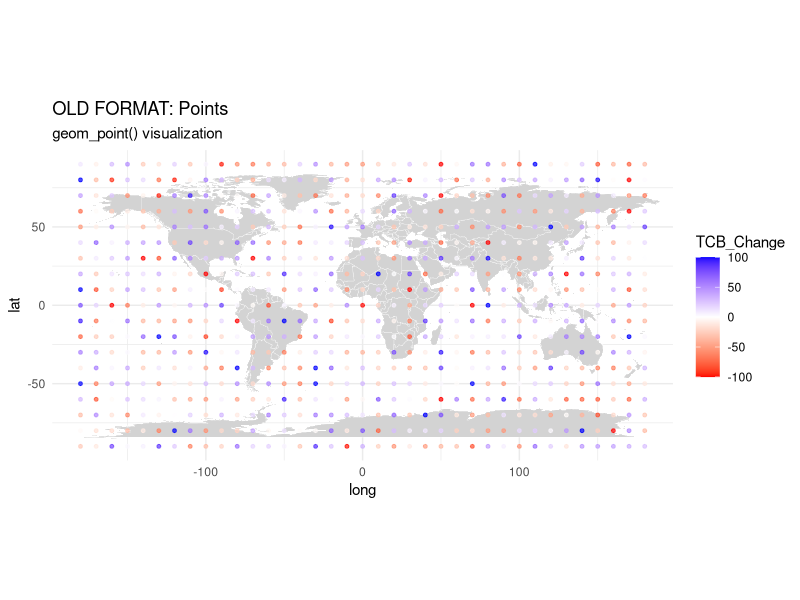
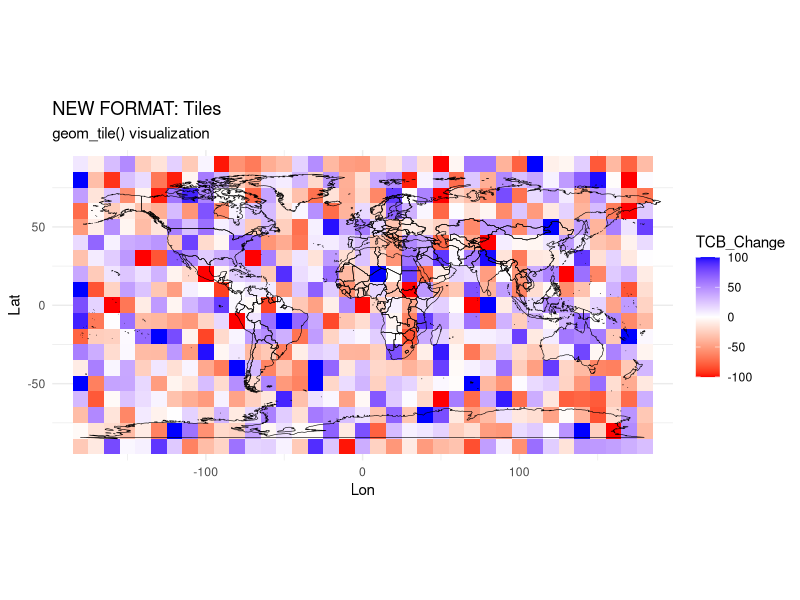

Source code (R) for these figures, in order:
# Quick verification that spatial plots now use tiles instead of points
library(tidyverse)
library(ggplot2)
library(maps)

# Load world map
world_map <- map_data("world")

# Create a simple test with sample data
set.seed(123)
test_data <- expand.grid(
  Lon = seq(-180, 180, by = 10),
  Lat = seq(-90, 90, by = 10)
) %>%
  mutate(
    TCB_Change = rnorm(n(), mean = 0, sd = 50),
    TCB_Change = pmax(pmin(TCB_Change, 100), -100) # Cap at ±100%
  )

# Create comparison plots
p_points <- ggplot() +
  geom_polygon(data = world_map, aes(x = long, y = lat, group = group), 
               fill = "lightgray", color = "white", linewidth = 0.1) +
  geom_point(data = test_data, aes(x = Lon, y = Lat, color = TCB_Change), 
             size = 1, alpha = 0.7) +
  scale_color_gradient2(low = "red", mid = "white", high = "blue", 
                       midpoint = 0, limits = c(-100, 100)) +
  coord_fixed(ratio = 1, xlim = c(-180, 180), ylim = c(-90, 90)) +
  labs(title = "OLD FORMAT: Points", subtitle = "geom_point() visualization") +
  theme_minimal()

p_tiles <- ggplot() +
  geom_tile(data = test_data, aes(x = Lon, y = Lat, fill = TCB_Change)) +
  geom_polygon(data = world_map, aes(x = long, y = lat, group = group), 
               fill = NA, color = "black", linewidth = 0.2) +
  scale_fill_gradient2(low = "red", mid = "white", high = "blue", 
                      midpoint = 0, limits = c(-100, 100)) +
  coord_fixed(ratio = 1, xlim = c(-180, 180), ylim = c(-90, 90)) +
  labs(title = "NEW FORMAT: Tiles", subtitle = "geom_tile() visualization") +
  theme_minimal()

# Save comparison
ggsave("Figures/Spatial_Biomass/format_comparison_points.png", p_points, 
       width = 12, height = 6, dpi = 300)
ggsave("Figures/Spatial_Biomass/format_comparison_tiles.png", p_tiles, 
       width = 12, height = 6, dpi = 300)

cat("Format comparison plots saved!\n")
cat("- Points format: Figures/Spatial_Biomass/format_comparison_points.png\n")
cat("- Tiles format: Figures/Spatial_Biomass/format_comparison_tiles.png\n")
